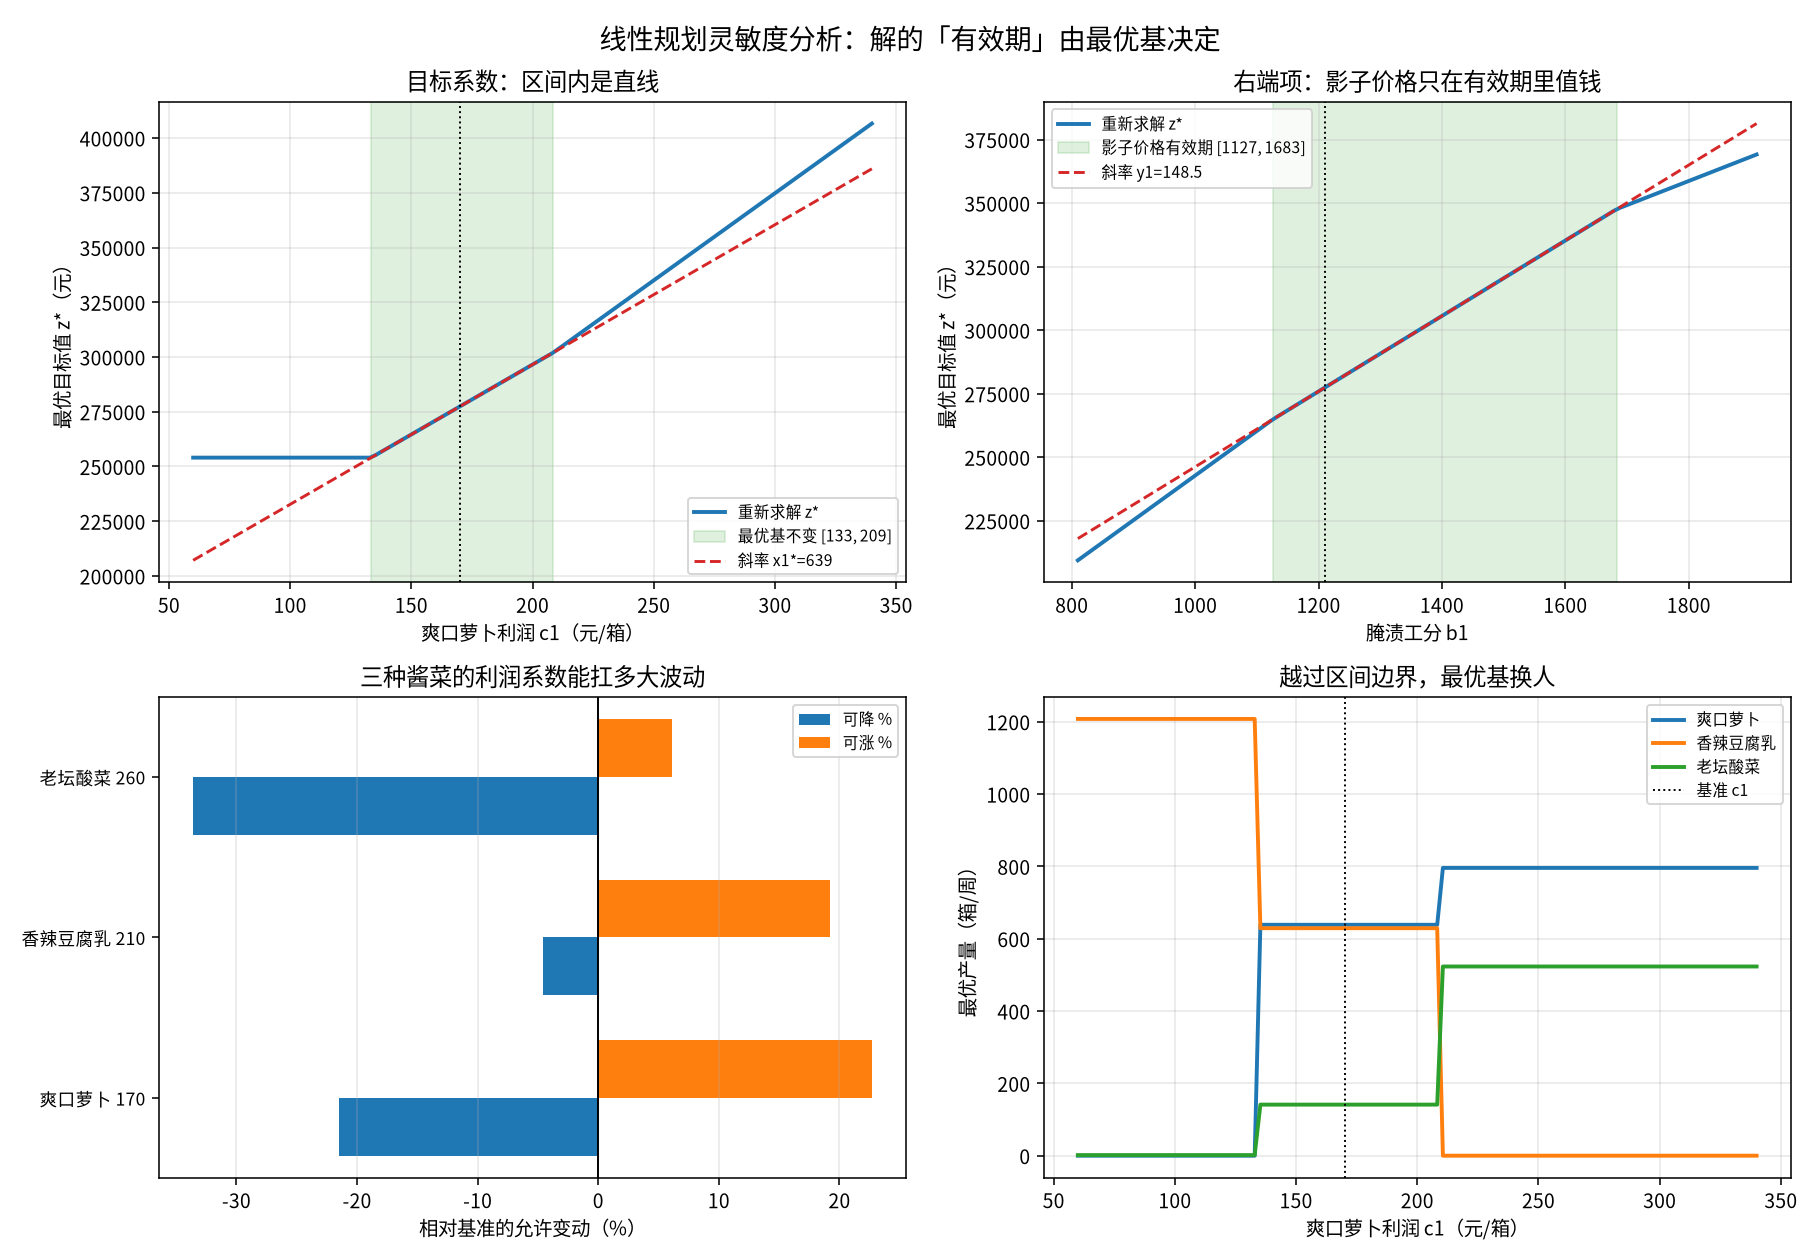

Here is the Python script that generated this plot:
# -*- coding: utf-8 -*-
"""
subject: mathematical-modeling
level: L6 优化模型 / 线性规划灵敏度分析（LP Sensitivity Analysis：最优基视角）
anchor: Learning_Roadmap L4–L6「优化模型：从求解到解释」；前接 Day26 对偶与影子价格、Day4 ILP 分支定界
goal: 回答「系数动了，方案还作数吗、有效期到哪天」——用「最优基 + 区间算术 + 全基枚举」给出
      LP 目标系数 / 右端项的可变区间与对偶价格的失效点，并以暴力采样做裁判。

场景：云溪县味源酱菜厂三条产线（爽口萝卜 / 香辣豆腐乳 / 老坛酸菜），三道工序（腌渍 / 灌装 / 杀菌），
      求周产量使周利润最大。

运行：cd /home/ubuntu/Note && ./.venv/bin/python "Mathematical_Modeling/08 - Python/daily/2026-10-21/sensitivity_analysis_basis.py"
"""

import itertools
import os
import sys

import matplotlib
matplotlib.use("Agg")
import matplotlib.pyplot as plt
import numpy as np
from matplotlib import font_manager, rcParams

for _name in ["Noto Sans CJK SC", "Noto Sans CJK JP", "WenQuanYi Zen Hei", "WenQuanYi Micro Hei"]:
    try:
        font_manager.findfont(_name, fallback_to_default=False)
        rcParams["font.family"] = "sans-serif"
        rcParams["font.sans-serif"] = [_name, "DejaVu Sans"]
        break
    except Exception:
        continue
rcParams["axes.unicode_minus"] = False

OUT = os.path.join(os.path.dirname(os.path.abspath(__file__)), "sensitivity_analysis_basis.png")

NAMES = ["爽口萝卜", "香辣豆腐乳", "老坛酸菜"]
PROC = ["腌渍", "灌装", "杀菌"]
A = np.array([[0.6, 1.0, 1.4],
              [1.5, 0.8, 0.7],
              [0.8, 1.1, 0.9]], dtype=float)
B0 = np.array([1210.0, 1560.0, 1330.0])
C0 = np.array([170.0, 210.0, 260.0])
NEW_C = C0 + np.array([45.0, -60.0, 75.0])


def to_std(A, b, c):
    m = A.shape[0]
    return np.hstack([A, np.eye(m)]), np.asarray(b, float), np.concatenate([c, np.zeros(m)]), A.shape[1], m


def analyze(A, b, c):
    """枚举全部基：可行基里检验数全 <= 0 的即最优。"""
    Ah, bh, ch, n, m = to_std(A, b, c)
    optimal = []
    for basis in itertools.combinations(range(n + m), m):
        basis = list(basis)
        B = Ah[:, basis]
        if abs(np.linalg.det(B)) < 1e-9:
            continue
        xB = np.linalg.solve(B, bh)
        if np.any(xB < -1e-9):
            continue
        y = np.linalg.solve(B.T, np.asarray(ch[basis], dtype=float))
        r = ch - np.asarray(Ah, dtype=float).T @ np.asarray(y, dtype=float)
        if not np.all(r <= 1e-9):
            continue
        x = np.zeros(n + m)
        x[basis] = xB
        optimal.append(dict(basis=basis, x=x, z=float(ch @ x), y=y, r=r))
    if not optimal:
        for dbg in (locals().get("c"),):
            pass
        raise RuntimeError(f"没有找到最优基：c={c}, b={b}")
    optimal.sort(key=lambda d: -d["z"])
    best = optimal[0]
    return dict(best=best, n=n, m=m, alt=len(optimal) > 1,
                nondeg=int(np.sum(best["x"] > 1e-9)) == m, Ah=Ah, ch=ch)


def c_interval(res, dshape):
    """最优基不变时 c(λ)=c0+λ·dshape 的 λ 区间。

    记 R(λ) = 成本按 dshape 方向挪 λ 之后的检验数向量，R(λ) 对 λ 是仿射的。
    最优基不变的充要条件：R_k(λ) <= 0 对所有 k 成立。
    这里不推解析式，直接对「是否有检验数变正」做**二分求临界 λ**，正负两侧各找一次。
    """
    basis = res["best"]["basis"]
    Ah, ch = res["Ah"], res["ch"]
    d = np.concatenate([np.asarray(dshape, float), np.zeros(Ah.shape[0])])
    B = np.asarray(Ah[:, basis], dtype=float)

    def reduc(lam):
        y = np.linalg.solve(B.T, ch[basis] + lam * d[basis])
        return (ch + lam * d) - y @ Ah

    assert np.all(reduc(0.0) <= 1e-8), "起点不是最优基"

    def bisect(direction):
        """沿 direction（+1/-1）找第一个使某检验数变正的 λ。"""
        hi_step = 1.0
        while hi_step < 1e7:
            if np.any(reduc(direction * hi_step) > 1e-9):
                lo_, hi_ = 0.0, hi_step
                for _ in range(80):
                    mid = (lo_ + hi_) / 2
                    if np.any(reduc(direction * mid) > 1e-9):
                        hi_ = mid
                    else:
                        lo_ = mid
                return direction * hi_
            hi_step *= 2.0
        return direction * float("inf")

    up = bisect(+1.0)
    down = bisect(-1.0)
    return down, up


def b_interval(res, b, i):
    """最优基不变时第 i 个右端项区间：B^{-1}(b+Δe_i) >= 0。"""
    basis = res["best"]["basis"]
    Binv = np.linalg.inv(res["Ah"][:, basis])
    xB = Binv @ b
    col = Binv[:, i]
    lo, hi = -np.inf, np.inf
    for t in range(len(col)):
        if abs(col[t]) < 1e-12:
            continue
        v = -xB[t] / col[t]
        if col[t] > 0:
            lo = max(lo, v)
        else:
            hi = min(hi, v)
    return b[i] + lo, b[i] + hi


def brute_z(A, b, c, grid=60, seed=0):
    rng = np.random.default_rng(seed)
    ub = np.array([b[i] / A[:, i].min() for i in range(3)])
    best = -np.inf
    for _ in range(20000):
        x = rng.random(3) * ub
        if np.all(A @ x <= b + 1e-12):
            best = max(best, float(c @ x))
    for x in itertools.product(*[np.linspace(0, u, grid) for u in ub]):
        x = np.array(x)
        if np.all(A @ x <= b + 1e-12):
            best = max(best, float(c @ x))
    return best


def main():
    np.set_printoptions(precision=4, suppress=True)
    print("=" * 78)
    print("A. 基准 LP：解出来了吗，落在哪组基上")
    print("=" * 78)
    res = analyze(A, B0, C0)
    best = res["best"]
    x = best["x"][:3]
    print(f"最优解 x = {x}   z* = {best['z']:.3f} 元 / 周")
    print(f"最优基（0-2 真实变量，3-5 松弛变量）= {best['basis']}")
    print(f"非退化? {res['nondeg']}   最优解唯一? {not res['alt']}")
    print(f"影子价格 y = {best['y']}")
    print(f"检验数 r = {best['r']}")
    assert abs(best["z"] - C0 @ x) < 1e-7
    assert np.all(A @ x <= B0 + 1e-9) and res["nondeg"] and not res["alt"]
    zb = brute_z(A, B0, C0)
    print(f"网格+随机采样最好值 {zb:.3f}（应 ≤ z*）")
    assert zb <= best["z"] + 1e-6

    print()
    print("=" * 78)
    print("B. 影子价格 + 有效期（右端项区间）")
    print("=" * 78)
    b_rng = {}
    for i, nm in enumerate(PROC):
        lo, hi = b_interval(res, B0, i)
        b_rng[nm] = (lo, hi)
        print(f"  {nm}: y={best['y'][i]:7.3f} 元/工分 | {B0[i]:.0f} → [{lo:.1f}, {hi:.1f}]"
              f"（{lo - B0[i]:+.1f} / {hi - B0[i]:+.1f}）")
        assert lo < B0[i] < hi

    print()
    print("=" * 78)
    print("C. 目标系数 c 的可变区间")
    print("=" * 78)
    c_rng = {}
    for j, nm in enumerate(NAMES):
        e = np.zeros(3)
        e[j] = 1.0
        lam_lo, lam_hi = c_interval(res, e)
        lo, hi = C0[j] + lam_lo, C0[j] + lam_hi
        c_rng[nm] = (lo, hi)
        print(f"  {nm}: {C0[j]:.0f} → [{lo:.2f}, {hi:.2f}]（降 {C0[j] - lo:.2f} / 涨 {hi - C0[j]:.2f}）")
        assert lo < C0[j] < hi

    print()
    print("=" * 78)
    print("C2. 零点核对：区间两端点处的真实最优基是否与解析区间吻合")
    n_ok, n_tot = 0, 0
    for j, nm in enumerate(NAMES):
        lo_, hi_ = c_rng[nm]
        for sign, edge in ((-1, lo_), (+1, hi_)):
            c_test = C0.copy()
            c_test[j] = edge + sign * (-0.5)       # 稍往区间内收 0.5 元
            n_ok += int(analyze(A, B0, c_test)["best"]["basis"] == best["basis"])
            n_tot += 1
    print(f"  6 个端点内收后仍保持最优基：{n_ok}/{n_tot}")
    assert n_ok == n_tot, "解析区间端点与真实最优基不一致"

    print()
    print("=" * 78)
    print("D. 边界核对：区间内一阶精确，越界后失真")
    print("=" * 78)
    lo_, hi_ = b_rng["腌渍"]
    for trial in [B0[0], hi_ - 1e-3, hi_ + 5, hi_ + 150]:
        b2 = B0.copy()
        b2[0] = trial
        r2 = analyze(A, b2, C0)
        dz = r2["best"]["z"] - best["z"]
        pred = best["y"][0] * (trial - B0[0])
        print(f"  b1={trial:8.2f} [{'区间内' if trial <= hi_ else '已越界'}] z={r2['best']['z']:9.2f} "
              f"Δz={dz:9.2f} 首阶={pred:9.2f} 误差={dz - pred:8.2f} 基={r2['best']['basis']}")
    r_in = analyze(A, np.array([hi_ - 1e-3, B0[1], B0[2]]), C0)
    assert abs((r_in["best"]["z"] - best["z"]) - best["y"][0] * (hi_ - 1e-3 - B0[0])) < 1e-3

    print()
    print("=" * 78)
    print("E. 情景：三种酱菜利润同时变（+45 / −60 / +75）")
    print("=" * 78)
    delta = NEW_C - C0
    dn = [float(c_rng[n][0] - C0[j]) for j, n in enumerate(NAMES)]
    up = [float(c_rng[n][1] - C0[j]) for j, n in enumerate(NAMES)]
    frac = sum(abs(delta[j]) / (up[j] if delta[j] > 0 else -dn[j]) for j in range(3))
    print(f"  Δc = {delta}")
    print("  余量：" + " / ".join(f"{NAMES[j]} 降{-dn[j]:.1f}涨{up[j]:.1f}" for j in range(3)))
    print(f"  100% 规则满格度 = {frac:.3f}")
    r3 = analyze(A, B0, NEW_C)
    x3 = r3["best"]["x"][:3]
    old_new = float(NEW_C @ x)
    print(f"  换价后最优：x={x3}  z*={r3['best']['z']:.2f}  基={r3['best']['basis']}")
    print(f"  旧方案按新价：{old_new:.2f} → 少赚 {r3['best']['z'] - old_new:.2f} 元")
    assert r3["best"]["z"] > old_new + 1e-6

    print()
    print("=" * 78)
    print("F. 决策读数")
    print("=" * 78)
    print(f"  1) 本周排产 {x[0]:.0f}/{x[1]:.0f}/{x[2]:.0f} 箱，周利润 {best['z']:.0f} 元")
    print(f"  2) 腌渍加班封顶价 {best['y'][0]:.2f} 元/工分，只对 {hi_ - B0[0]:.0f} 工分以内成立")
    print(f"  3) 酸菜利润只涨 {c_rng[NAMES[2]][1] - 260:.0f} 元就该改排产")
    print(f"  4) 三品种同调后旧方案少赚 {r3['best']['z'] - old_new:.0f} 元")

    # ---------------------------------------------------------------- 图
    fig, axes = plt.subplots(2, 2, figsize=(13, 9))

    ax = axes[0, 0]
    c1 = np.linspace(60, 340, 120)
    ax.plot(c1, [analyze(A, B0, np.array([v, C0[1], C0[2]]))["best"]["z"] for v in c1], lw=2, label="重新求解 z*")
    l1, h1 = c_rng[NAMES[0]]
    ax.axvspan(l1, h1, color="tab:green", alpha=0.15, label=f"最优基不变 [{l1:.0f}, {h1:.0f}]")
    ax.plot(c1, best["z"] + x[0] * (c1 - C0[0]), "--", color="tab:red", label=f"斜率 x1*={x[0]:.0f}")
    ax.axvline(C0[0], color="k", ls=":", lw=1)
    ax.set_xlabel("爽口萝卜利润 c1（元/箱）")
    ax.set_ylabel("最优目标值 z*（元）")
    ax.set_title("目标系数：区间内是直线")
    ax.legend(fontsize=8)
    ax.grid(alpha=0.3)

    ax = axes[0, 1]
    b1 = np.linspace(B0[0] - 400, B0[0] + 700, 120)
    ax.plot(b1, [analyze(A, np.array([v, B0[1], B0[2]]), C0)["best"]["z"] for v in b1], lw=2, label="重新求解 z*")
    lo1, hi1 = b_rng["腌渍"]
    ax.axvspan(lo1, hi1, color="tab:green", alpha=0.15, label=f"影子价格有效期 [{lo1:.0f}, {hi1:.0f}]")
    ax.plot(b1, best["z"] + best["y"][0] * (b1 - B0[0]), "--", color="tab:red", label=f"斜率 y1={best['y'][0]:.1f}")
    ax.axvline(B0[0], color="k", ls=":", lw=1)
    ax.set_xlabel("腌渍工分 b1")
    ax.set_ylabel("最优目标值 z*（元）")
    ax.set_title("右端项：影子价格只在有效期里值钱")
    ax.legend(fontsize=8)
    ax.grid(alpha=0.3)

    ax = axes[1, 0]
    ax.barh(np.arange(3) - 0.18, [(c_rng[NAMES[j]][0] - C0[j]) / C0[j] * 100 for j in range(3)],
            height=0.36, color="tab:blue", label="可降 %")
    ax.barh(np.arange(3) + 0.18, [(c_rng[NAMES[j]][1] - C0[j]) / C0[j] * 100 for j in range(3)],
            height=0.36, color="tab:orange", label="可涨 %")
    ax.set_yticks(range(3))
    ax.set_yticklabels([f"{NAMES[j]} {C0[j]:.0f}" for j in range(3)], fontsize=9)
    ax.axvline(0, color="k", lw=1)
    ax.set_xlabel("相对基准的允许变动（%）")
    ax.set_title("三种酱菜的利润系数能扛多大波动")
    ax.legend(fontsize=8)
    ax.grid(axis="x", alpha=0.3)

    ax = axes[1, 1]
    for j, nm in enumerate(NAMES):
        ax.plot(c1, [analyze(A, B0, np.array([v, C0[1], C0[2]]))["best"]["x"][j] for v in c1], lw=2, label=nm)
    ax.axvline(C0[0], color="k", ls=":", lw=1, label="基准 c1")
    ax.set_xlabel("爽口萝卜利润 c1（元/箱）")
    ax.set_ylabel("最优产量（箱/周）")
    ax.set_title("越过区间边界，最优基换人")
    ax.legend(fontsize=8)
    ax.grid(alpha=0.3)

    fig.suptitle("线性规划灵敏度分析：解的「有效期」由最优基决定", fontsize=14)
    fig.tight_layout()
    fig.savefig(OUT, dpi=140)
    plt.close(fig)
    print(f"\n图已保存：{OUT}")
    print("\n全部断言通过。")


if __name__ == "__main__":
    main()
